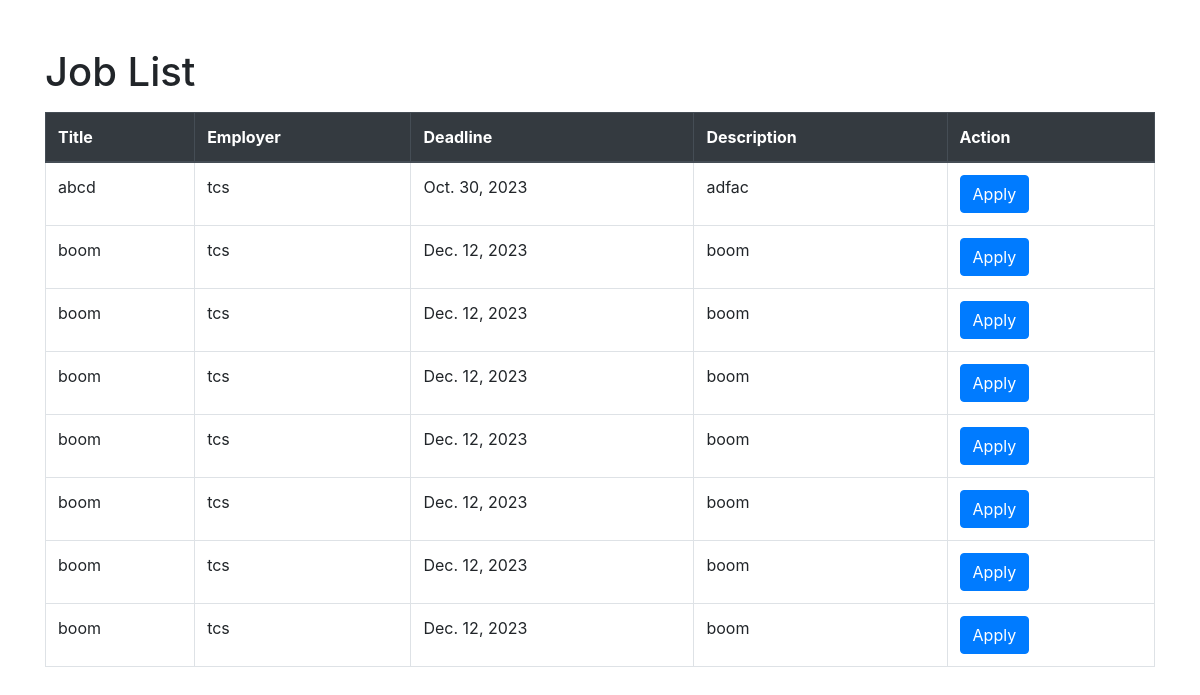
The app's page /student/jobs/ (signed in), older data.
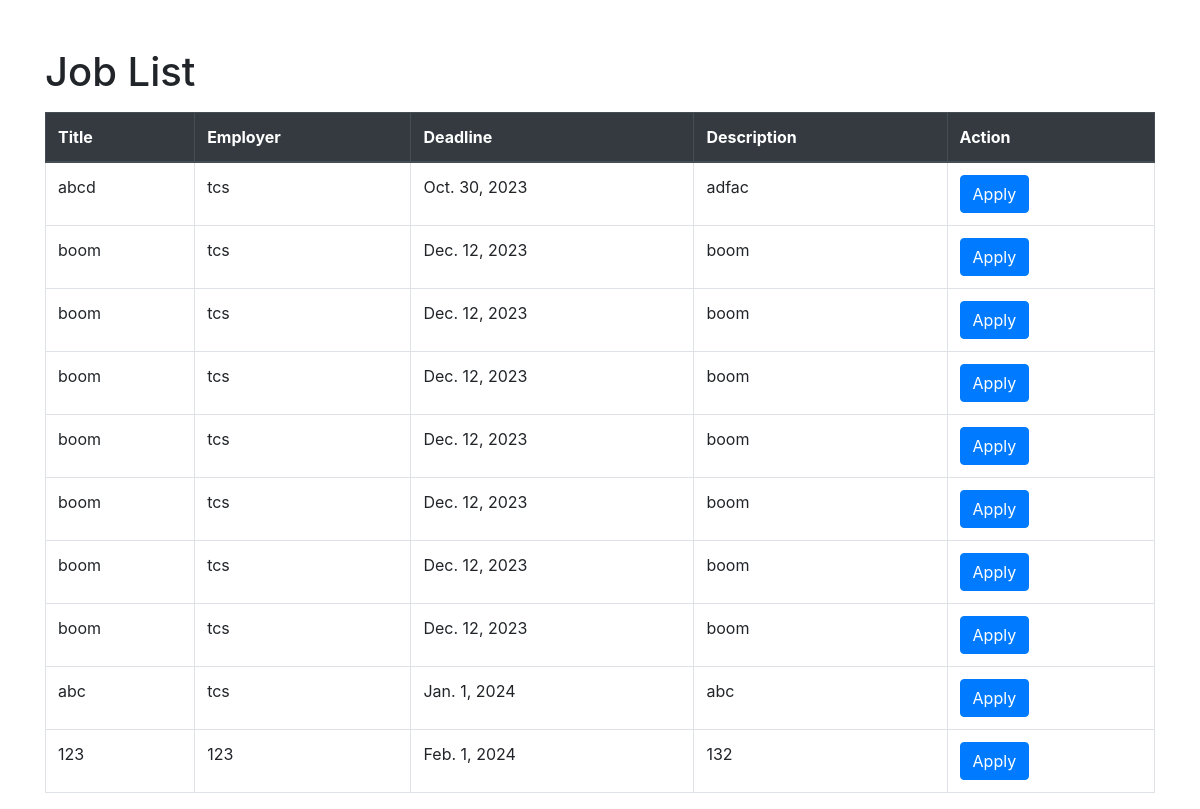
The same page, newer data.
### job_management/models.py (models this page shows, shortened)
class Job(models.Model):
    employer = models.ForeignKey(EmployerProfile, on_delete=models.CASCADE)
    title = models.CharField(max_length=100)
    description = models.TextField()
    requirements = models.TextField()
    application_deadline = models.DateField()

### user_management/models.py (models this page shows, shortened)
class EmployerProfile(models.Model):
    user = models.OneToOneField(CustomUser, on_delete=models.CASCADE)
    company_name = models.CharField(max_length=100)
    industry = models.CharField(max_length=50)
    location = models.CharField(max_length=100)
    description = models.TextField()

### job_management/views.py (the view)
# urls.py: path('student/jobs/', views.student_job_list, name='student_job_list'),
@login_required(login_url='student_login')
def student_job_list(request):
    jobs = Job.objects.all()
    return render(request, 'student_job_list.html', {'jobs': jobs})

### user_management/custom_auth.py (called while the page is built)
    def get_user(self, user_id):
        User = get_user_model()
        try:
            return User.objects.get(pk=user_id)
        except User.DoesNotExist:
            return None

### job_management/templates/student_job_list.html (shortened to what this page needs)
<!DOCTYPE html>
<html>
<head>
    <link rel="stylesheet" href="https://maxcdn.bootstrapcdn.com/bootstrap/4.5.2/css/bootstrap.min.css">
</head>
<body>
    <div class="container">
        <h1 class="mt-5">Job List</h1>
        <table class="table table-bordered table-hover mt-3">
            <thead class="thead-dark">
                <tr>
                    <th>Title</th>
                    <th>Employer</th>
                    <th>Deadline</th>
                    <th>Description</th>
                    <th>Action</th>
                </tr>
            </thead>
            <tbody>
                {% for job in jobs %}
                    <tr>
                        <td>{{ job.title }}</td>
                        <td>{{ job.employer.company_name }}</td>
                        <td>{{ job.application_deadline }}</td>
                        <td>{{ job.description }}</td>
                        <td><a href="{% url 'apply_job' job.id %}" class="btn btn-primary">Apply</a></td>
                    </tr>
                {% endfor %}
            </tbody>
        </table>
    </div>
</body>
</html>

Row changes from the older to the newer data that the page shows:
added Job: title "abc", employer.company_name "tcs", application_deadline "Jan. 1, 2024", description "abc"
added Job: title "123", employer.company_name "123", application_deadline "Feb. 1, 2024", description "132"
